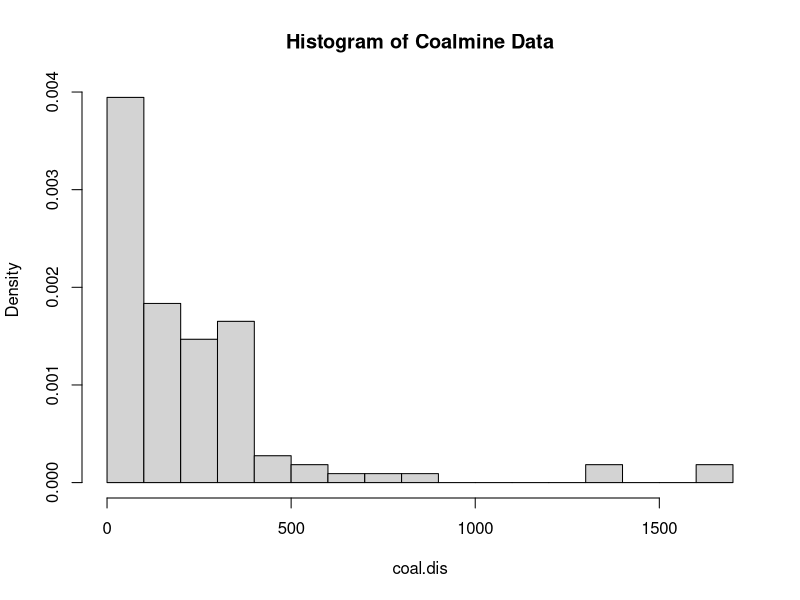
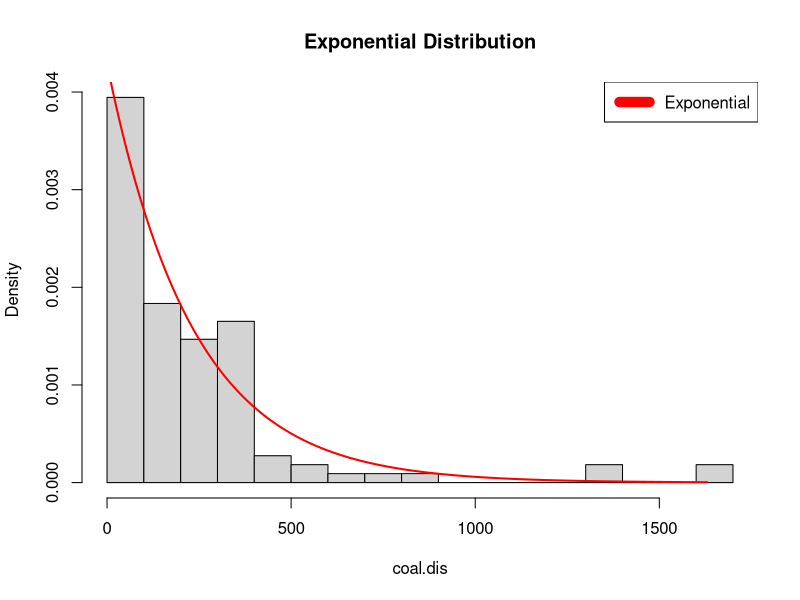
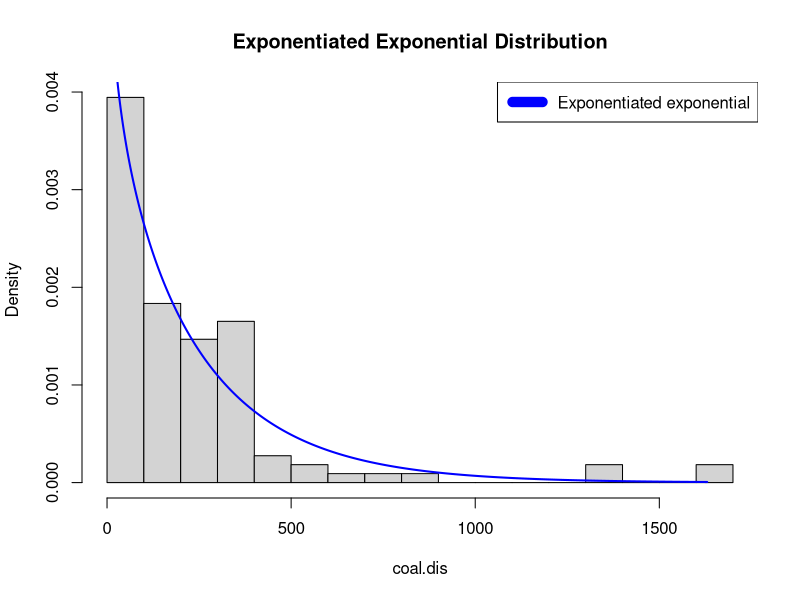
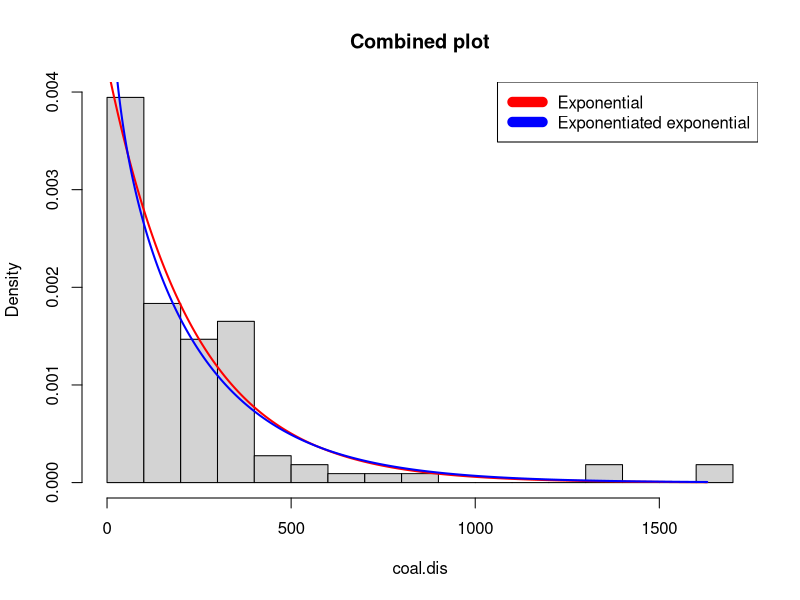
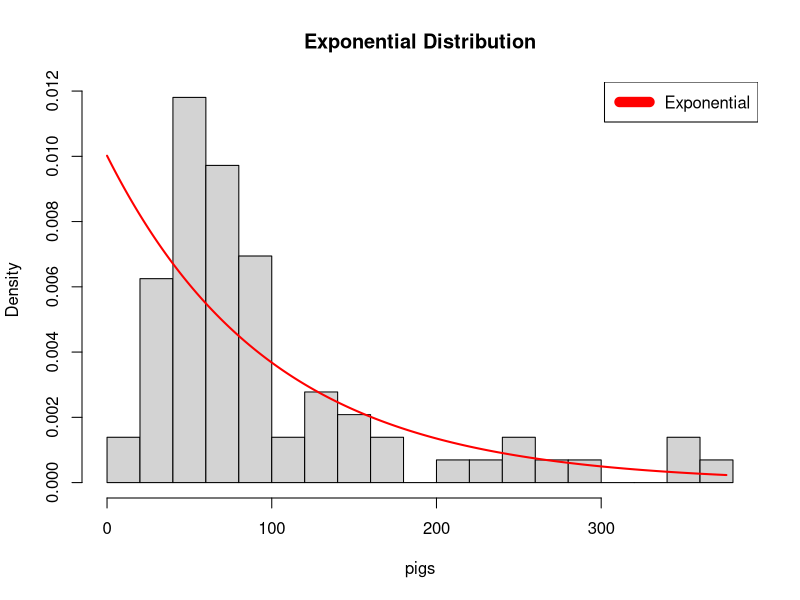
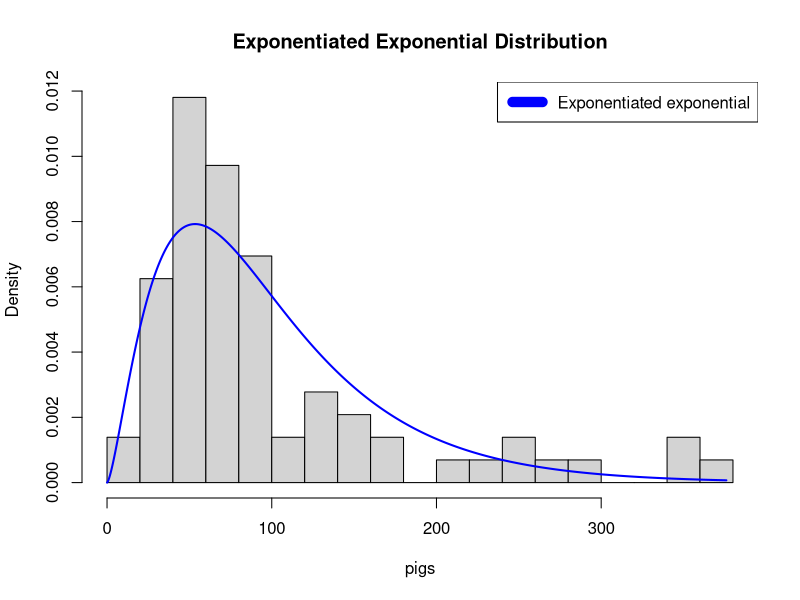
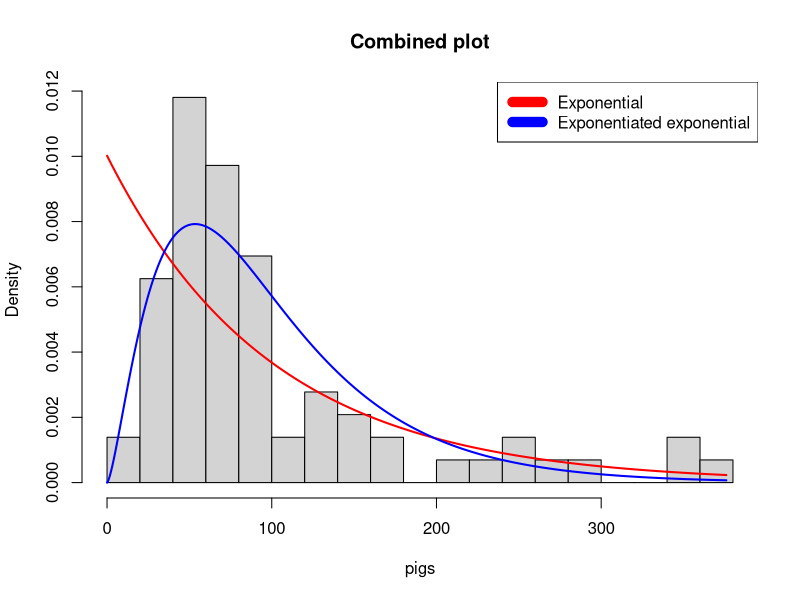

Recreate these plots in R, in order.
rm(list=ls())
library(MASS)
library(stats4)


################# Coalmine Dataset #####################

coal.dis=c(1 ,4 ,4, 7 ,11, 13 ,15, 15 ,17 ,18, 19 ,19 ,20 ,20 ,22 ,23 ,28 ,29, 31, 32, 36 ,37 ,47 ,48, 49 ,50 ,54 ,54, 55, 59, 59 ,61, 61,
66, 72, 72 ,75, 78, 78, 81, 93 ,96 ,99 ,108 ,113 ,114 ,120 ,120 ,120 ,123 ,124 ,129, 131 ,137 ,145, 151, 156, 171,
176 ,182 ,188 ,189 ,195 ,203, 208, 215, 217 ,217 ,217 ,224, 228 ,233, 255 ,271, 275, 275 ,275 ,286 ,291, 312,
312 ,312, 315, 326, 326 ,329, 330, 336, 338, 345, 348, 354, 361, 364 ,369, 378 ,390, 457 ,467 ,498 ,517 ,566,
644, 745, 871, 1312, 1357, 1613, 1630)

hist(coal.dis,breaks=15,prob=TRUE, main = "Histogram of Coalmine Data")
summary(coal.dis)
var(coal.dis)

Exp=fitdistr(coal.dis,"exponential")
pa=as.vector(Exp$estimate);pa
l_exp = logLik(Exp)[1];l_exp

EE=function(alp,lam)
{
	x=coal.dis
	a1=sum((alp-1)*log(1-exp(-lam*x),base=exp(1)))
	-(length(x)*log(alp*lam)-lam*sum(x)+a1)
	
}
s=mle(EE,start=list(alp=5,lam=5))
pa3=as.vector(coef(s));pa3
l_ee = logLik(s)[1];l_ee

p1=ks.test(coal.dis,"pexp",0.00429)

pEE=function(x,alp,lam)
{
	(1-exp(-lam*x))^alp
}

p2=ks.test(coal.dis,"pEE",coef(s)[1],coef(s)[2])


# Exponential distribution
hist(coal.dis,breaks=15,prob=TRUE, main = "Exponential Distribution")
s=seq(0,max(coal.dis),length=10000)
lamb_hat_e = pa[1]
ed = lamb_hat_e*exp(-1*lamb_hat_e*s)
lines(s,ed,col="red",lwd=2)
legend("topright", c("Exponential"), col=c("red"), lwd=10)

#Exponentiated exponential distribution
hist(coal.dis,breaks=15,prob=TRUE, main = "Exponentiated Exponential Distribution")
s=seq(0,max(coal.dis),length=10000)
alph_hat=pa3[1]
lamb_hat=pa3[2]
eed = lamb_hat*alph_hat*(1-exp(-1*lamb_hat*s))^(alph_hat-1)*exp(-1*lamb_hat*s)
lines(s,eed,col="blue",lwd=2)
legend("topright", c("Exponentiated exponential"), col=c("blue"), lwd=10)


# Combined plot
hist(coal.dis,breaks=15,prob=TRUE, main = "Combined plot")
s=seq(0,max(coal.dis),length=10000)
lines(s,ed,col="red",lwd=2)
lines(s,eed,col="blue",lwd=2)
legend("topright", c("Exponential", "Exponentiated exponential"), col=c("red", "blue"), lwd=10)

#------Table
Dist=c("Exponential","Exponentiated exponential")
par1=c(pa[1],pa3[1])
par2=c(pa[2],pa3[2])
Likelihood=c(l_exp,l_ee)
p_value=c(p1$p.value,p2$p.value)
cbind(Dist,par1,par2,Likelihood,p_value)

################# Guinea Pigs Dataset #####################

pigs = c(12,15,22,24,24,32,32,33,34,38,38,43,44,48,52,53,54,54,55,56,57,58,58,59,60,60,60,60,61,62,63,65,65,67,68,70,70,72,73,75,76,76,81,83,84,85,87,91,95,96,98,99,109,110,121,127,129,131,143,146,146,175,175,211,233,258,258,263,297,341,341,376)

summary(pigs)
sd(pigs)
############# Exponential Distribution #############
Exp=fitdistr(pigs,"exponential")
pa=as.vector(Exp$estimate);pa
l_exp = logLik(Exp)[1];l_exp

############# Exponentiated exponential Distribution #############
EE=function(alp,lam)
{
  x=pigs
  a1=sum((alp-1)*log(1-exp(-lam*x),base=exp(1)))
  -(length(x)*log(alp*lam)-lam*sum(x)+a1)
  
}
s=mle(EE,start=list(alp=5,lam=5))
pa1=as.vector(coef(s));pa1
l_ee = logLik(s)[1];l_ee

############ Kolmogorov-Smirnov Tests ################

p1=ks.test(pigs,"pexp",0.01001809)

pEE=function(x,alp,lam)
{
  (1-exp(-lam*x))^alp
}

p2=ks.test(pigs,"pEE",pa1[1],pa1[2])

############### Histogram ##################

# Exponential distribution
hist(pigs,breaks=15,prob=TRUE, main = "Exponential Distribution")
s=seq(0,max(pigs),length=10000)
lamb_hat_e = pa[1]
ed = lamb_hat_e*exp(-1*lamb_hat_e*s)
lines(s,ed,col="red",lwd=2)
legend("topright", c("Exponential"), col=c("red"), lwd=10)

#Exponentiated exponential distribution
hist(pigs,breaks=15,prob=TRUE, main = "Exponentiated Exponential Distribution")
s=seq(0,max(pigs),length=10000)
alph_hat=pa1[1]
lamb_hat=pa1[2]
eed = lamb_hat*alph_hat*(1-exp(-1*lamb_hat*s))^(alph_hat-1)*exp(-1*lamb_hat*s)
lines(s,eed,col="blue",lwd=2)
legend("topright", c("Exponentiated exponential"), col=c("blue"), lwd=10)


# Combined plot
hist(pigs,breaks=15,prob=TRUE, main = "Combined plot")
s=seq(0,max(pigs),length=10000)
lines(s,ed,col="red",lwd=2)
lines(s,eed,col="blue",lwd=2)
legend("topright", c("Exponential", "Exponentiated exponential"), col=c("red", "blue"), lwd=10)

#------Table
Dist=c("Exponential","Exponentiated exponential")
par1=c(pa[1],pa1[1])
par2=c(pa[2],pa1[2])
Likelihood=c(l_exp,l_ee)
p_value=c(p1$p.value,p2$p.value)
cbind(Dist,par1,par2,Likelihood,p_value)



	
